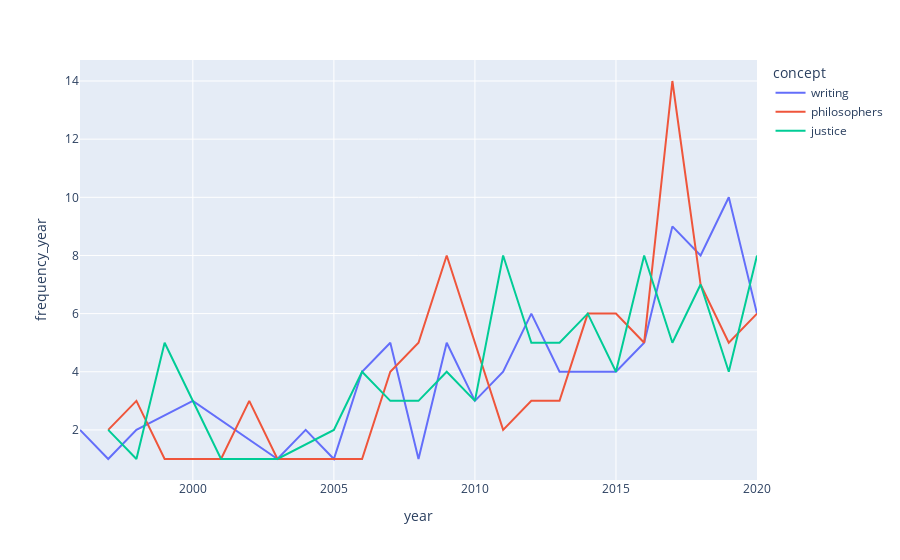

Here is the notebook cell this chart was saved with:
### Markdown cell above
## 5. Trend Analysis: topics growth

If we focus on concepts that appear across multiple years, it is pretty interesting to examine their growth / decrease by comparing their frequency (or score) across those years.

### Code cell
#
# create dataframe with statistics for all years
#

concepts_by_year = concepts.copy()
concepts_by_year['frequency_year'] = concepts_by_year.groupby(['year', 'concept'])['concept'].transform('count')
concepts_by_year['score_avg_year'] = concepts_by_year.groupby(['year', 'concept'])['score'].transform('mean').round(5)

concepts_by_year = concepts_by_year.drop_duplicates(subset=['concept', 'year'])\
                    [['concept', 'frequency', 'score_avg', 'year', 'frequency_year', 'score_avg_year']]


#
# pick 3 frequent concepts programmatically
#

temp = concepts_unique.query(f"""frequency >= 10 & frequency <= 100 & score_avg >= 0.4 """)\
                    .sort_values(["frequency", "score_avg", ], ascending=False)
FOCUS = temp['concept'].to_list()[:3]


#
# plot their frequency over the years
#

data = concepts_by_year[concepts_by_year['concept'].isin(FOCUS)].sort_values("year")

px.line(data,
        x="year",
        y="frequency_year",
        color="concept",
       )

### Figure 1 — Plotly figure (JSON) as saved in the notebook; plotly's stock layout.template omitted (floating-point values rounded to 4 significant figures)
{"data": [{"hovertemplate": "concept=writing<br>year=%{x}<br>frequency_year=%{y}<extra></extra>", "legendgroup": "writing", "line": {"color": "#636efa", "dash": "solid"}, "marker": {"symbol": "circle"}, "mode": "lines", "name": "writing", "orientation": "v", "showlegend": true, "type": "scatter", "x": [1996, 1997, 1998, 2000, 2003, 2004, 2005, 2006, 2007, 2008, 2009, 2010, 2011, 2012, 2013, 2014, 2015, 2016, 2017, 2018, 2019, 2020], "xaxis": "x", "y": [2, 1, 2, 3, 1, 2, 1, 4, 5, 1, 5, 3, 4, 6, 4, 4, 4, 5, 9, 8, 10, 6], "yaxis": "y"}, {"hovertemplate": "concept=philosophers<br>year=%{x}<br>frequency_year=%{y}<extra></extra>", "legendgroup": "philosophers", "line": {"color": "#EF553B", "dash": "solid"}, "marker": {"symbol": "circle"}, "mode": "lines", "name": "philosophers", "orientation": "v", "showlegend": true, "type": "scatter", "x": [1997, 1998, 1999, 2000, 2001, 2002, 2003, 2004, 2006, 2007, 2008, 2009, 2010, 2011, 2012, 2013, 2014, 2015, 2016, 2017, 2018, 2019, 2020], "xaxis": "x", "y": [2, 3, 1, 1, 1, 3, 1, 1, 1, 4, 5, 8, 5, 2, 3, 3, 6, 6, 5, 14, 7, 5, 6], "yaxis": "y"}, {"hovertemplate": "concept=justice<br>year=%{x}<br>frequency_year=%{y}<extra></extra>", "legendgroup": "justice", "line": {"color": "#00cc96", "dash": "solid"}, "marker": {"symbol": "circle"}, "mode": "lines", "name": "justice", "orientation": "v", "showlegend": true, "type": "scatter", "x": [1997, 1998, 1999, 2001, 2002, 2003, 2005, 2006, 2007, 2008, 2009, 2010, 2011, 2012, 2013, 2014, 2015, 2016, 2017, 2018, 2019, 2020], "xaxis": "x", "y": [2, 1, 5, 1, 1, 1, 2, 4, 3, 3, 4, 3, 8, 5, 5, 6, 4, 8, 5, 7, 4, 8], "yaxis": "y"}], "layout": {"legend": {"title": {"text": "concept"}, "tracegroupgap": 0}, "margin": {"t": 60}, "xaxis": {"anchor": "y", "domain": [0, 1], "title": {"text": "year"}}, "yaxis": {"anchor": "x", "domain": [0, 1], "title": {"text": "frequency_year"}}}}
